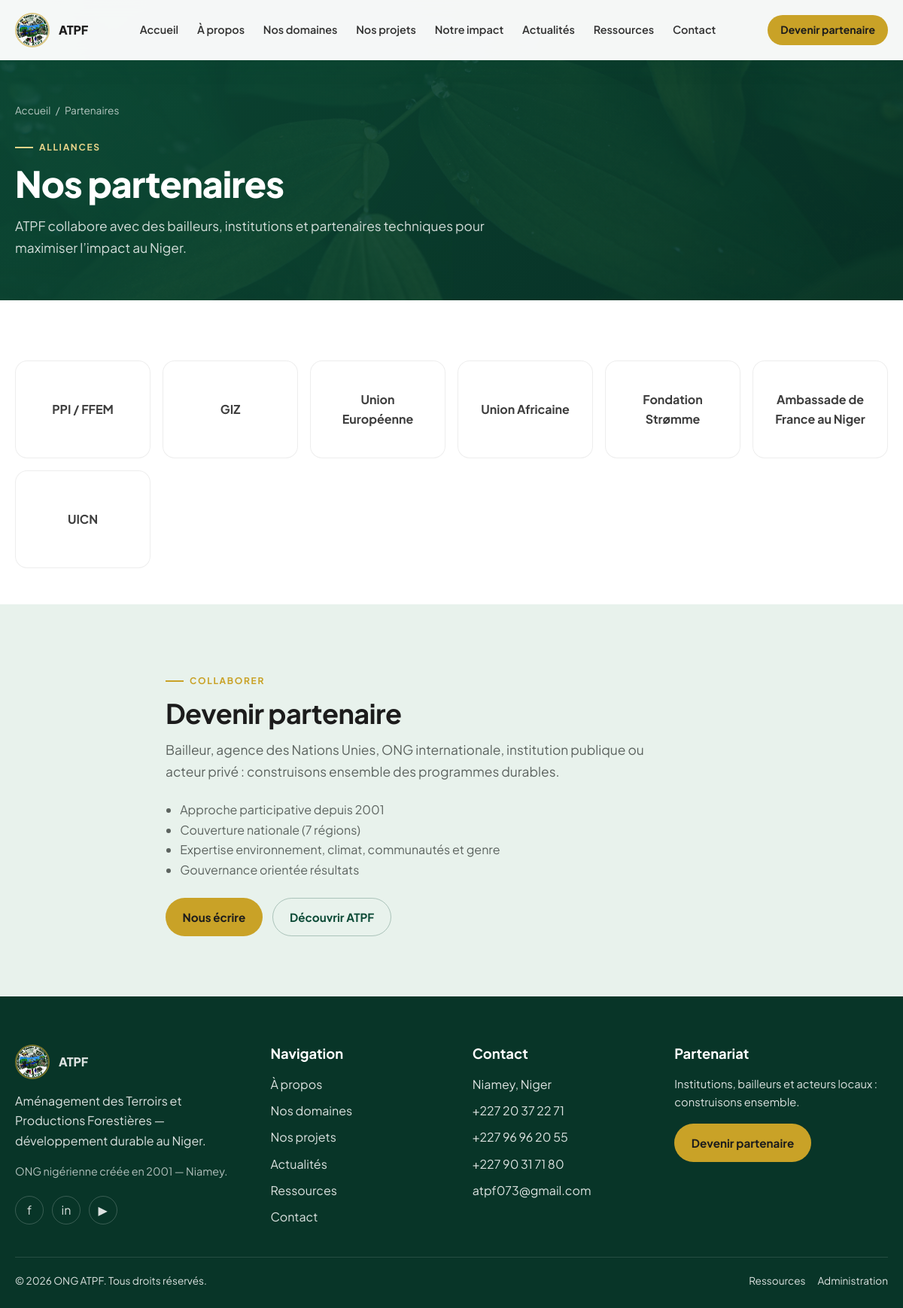
/partenaires, run on the app's committed database.
### tables this page shows
CREATE TABLE partners (
  id INT UNSIGNED AUTO_INCREMENT PRIMARY KEY,
  name VARCHAR(190) NOT NULL,
  slug VARCHAR(190) NOT NULL UNIQUE,
  logo VARCHAR(255) NULL,
  website VARCHAR(255) NULL,
  description TEXT NULL,
  partner_type ENUM('bailleur','technique','institutionnel','reseau','autre') DEFAULT 'bailleur',
  sort_order INT NOT NULL DEFAULT 0,
  is_published TINYINT(1) NOT NULL DEFAULT 1,
  created_at DATETIME NOT NULL DEFAULT CURRENT_TIMESTAMP
);

### app/Controllers/PageController.php (called while the page is built, shortened)
<?php
class PageController extends Controller
{
    public function partners(): void
    {
        view('pages/partenaires', $this->seo(
            'Nos partenaires | ATPF Niger',
            'Bailleurs, partenaires techniques et institutionnels qui soutiennent l\'action d\'ATPF au Niger.'
        ) + [
            'partners' => Partner::published(),
        ]);
    }
}

### index.php (called while the page is built, shortened)
<?php
$router = new Router();
$router->get('/', [HomeController::class, 'index']);
$router->get('/a-propos', [PageController::class, 'about']);
$router->get('/domaines', [PageController::class, 'domains']);
$router->get('/projets', [ProjectController::class, 'index']);
$router->get('/projets/{slug}', [ProjectController::class, 'show']);
$router->get('/impact', [PageController::class, 'impact']);
$router->get('/actualites', [NewsController::class, 'index']);
$router->get('/actualites/{slug}', [NewsController::class, 'show']);
$router->get('/ressources', [PageController::class, 'resources']);
$router->get('/partenaires', [PageController::class, 'partners']);
$router->get('/contact', [PageController::class, 'contact']);
$router->post('/contact', [PageController::class, 'contactSubmit']);
$router->get('/api/regions/{slug}', [ApiController::class, 'region']);
$router->get('/admin/login', [AdminController::class, 'loginForm']);
$router->post('/admin/login', [AdminController::class, 'login']);
$router->get('/admin/logout', [AdminController::class, 'logout']);
$router->get('/admin', [AdminController::class, 'dashboard']);
$router->get('/admin/projets', [AdminController::class, 'projects']);
$router->get('/admin/projets/create', [AdminController::class, 'projectForm']);
$router->get('/admin/projets/edit/{id}', [AdminController::class, 'projectForm']);
$router->post('/admin/projets/save', [AdminController::class, 'projectSave']);
$router->post('/admin/projets/delete', [AdminController::class, 'projectDelete']);
$router->get('/admin/actualites', [AdminController::class, 'news']);
$router->get('/admin/actualites/create', [AdminController::class, 'newsForm']);
$router->get('/admin/actualites/edit/{id}', [AdminController::class, 'newsForm']);
$router->post('/admin/actualites/save', [AdminController::class, 'newsSave']);
$router->post('/admin/actualites/delete', [AdminController::class, 'newsDelete']);
$router->get('/admin/partenaires', [AdminController::class, 'partners']);
$router->post('/admin/partenaires/save', [AdminController::class, 'partnerSave']);
$router->post('/admin/partenaires/delete', [AdminController::class, 'partnerDelete']);
$router->get('/admin/chiffres', [AdminController::class, 'stats']);
$router->post('/admin/chiffres/save', [AdminController::class, 'statsSave']);
$router->get('/admin/messages', [AdminController::class, 'messages']);
$router->post('/admin/messages/read', [AdminController::class, 'messageRead']);
$router->get('/admin/ressources', [AdminController::class, 'resources']);
$router->post('/admin/ressources/save', [AdminController::class, 'resourceSave']);
$router->dispatch($_SERVER['REQUEST_METHOD'], $_SERVER['REQUEST_URI'] ?? '/');

### app/Database.php (called while the page is built, shortened)
<?php
class Database
{
    private static ?PDO $pdo = null;
    public static function connect(array $config): void
    {
        $dsn = sprintf(
            'mysql:host=%s;port=%s;dbname=%s;charset=utf8mb4',
            $config['host'],
            $config['port'],
            $config['database']
        );
        self::$pdo = new PDO($dsn, $config['username'], $config['password'], [
            PDO::ATTR_ERRMODE => PDO::ERRMODE_EXCEPTION,
            PDO::ATTR_DEFAULT_FETCH_MODE => PDO::FETCH_ASSOC,
            PDO::ATTR_EMULATE_PREPARES => false,
            PDO::MYSQL_ATTR_INIT_COMMAND => "SET NAMES utf8mb4 COLLATE utf8mb4_unicode_ci",
        ]);
        self::$pdo->exec("SET NAMES utf8mb4 COLLATE utf8mb4_unicode_ci");
    }
    public static function pdo(): PDO
    {
        return self::$pdo;
    }
    public static function query(string $sql, array $params = []): PDOStatement
    {
        $stmt = self::pdo()->prepare($sql);
        $stmt->execute($params);
        return $stmt;
    }
    public static function fetchAll(string $sql, array $params = []): array
    {
        return self::query($sql, $params)->fetchAll();
    }
}

### app/Models/Partner.php (called while the page is built, shortened)
<?php
class Partner
{
    public static function published(): array
    {
        return Database::fetchAll(
            'SELECT * FROM partners WHERE is_published = 1 ORDER BY sort_order ASC, name ASC'
        );
    }
}

### views/pages/partenaires.php (the view, shortened to what this page needs)
<section class="page-hero">
  <div class="container">
    <nav class="breadcrumb" aria-label="Fil d'Ariane">
      <a href="<?= base_path() ?>">Accueil</a><span>/</span><span>Partenaires</span>
    </nav>
    <p class="eyebrow">Alliances</p>
    <h1 class="h1">Nos partenaires</h1>
    <p class="lead">ATPF collabore avec des bailleurs, institutions et partenaires techniques pour maximiser l’impact au Niger.</p>
  </div>
</section>
<section class="section section-partners">
  <div class="container">
    <div class="partners-grid" style="display:grid;grid-template-columns:repeat(auto-fit,minmax(180px,1fr));gap:1rem">
      <?php foreach ($partners as $partner): ?>
        <a class="partner-logo" style="min-height:130px;display:flex;flex-direction:column;align-items:center;justify-content:center;gap:.5rem;background:#fff;border:1px solid rgba(12,74,54,.1);border-radius:1rem;padding:1.25rem;text-align:center"
           href="<?= e($partner['website'] ?: '#') ?>"
           <?= $partner['website'] ? 'target="_blank" rel="noopener"' : '' ?>>
          <strong><?= e($partner['name']) ?></strong>
        </a>
      <?php endforeach; ?>
    </div>
  </div>
</section>
<section class="section bg-green-pale" id="devenir-partenaire">
  <div class="container" style="max-width:760px">
    <p class="eyebrow">Collaborer</p>
    <h2 class="h2">Devenir partenaire</h2>
    <p class="lead">Bailleur, agence des Nations Unies, ONG internationale, institution publique ou acteur privé : construisons ensemble des programmes durables.</p>
    <ul style="list-style:disc;padding-left:1.2rem;color:var(--adk-muted);margin:1.5rem 0">
      <li>Approche participative depuis 2001</li>
      <li>Couverture nationale (7 régions)</li>
      <li>Expertise environnement, climat, communautés et genre</li>
      <li>Gouvernance orientée résultats</li>
    </ul>
    <div class="hero-actions">
      <a class="btn btn-primary" href="<?= base_path('contact') ?>">Nous écrire</a>
      <a class="btn btn-outline" href="<?= base_path('a-propos') ?>">Découvrir ATPF</a>
    </div>
  </div>
</section>

### app/Router.php (shortened to what this page needs)
<?php
class Router
{
    private array $routes = [];
    private function add(string $method, string $path, callable|array $handler): void
    {
        $this->routes[] = compact('method', 'path', 'handler');
    }
    public function dispatch(string $method, string $uri): void
    {
        $path = parse_url($uri, PHP_URL_PATH) ?: '/';
        $base = rtrim((string) config('base_path'), '/');
        if ($base && str_starts_with($path, $base)) {
            $path = substr($path, strlen($base)) ?: '/';
        }
        $path = '/' . trim($path, '/');
        if ($path !== '/') {
            $path = rtrim($path, '/');
        }
        foreach ($this->routes as $route) {
            $pattern = preg_replace('#\{([a-zA-Z_]+)\}#', '(?P<$1>[^/]+)', $route['path']);
            $pattern = '#^' . $pattern . '$#';
            if (!preg_match($pattern, $path, $matches)) {
                continue;
            }
            $params = array_filter($matches, 'is_string', ARRAY_FILTER_USE_KEY);
            $handler = $route['handler'];
            if (is_array($handler)) {
                [$class, $action] = $handler;
                $controller = new $class();
                call_user_func_array([$controller, $action], $params);
                return;
            }
            return;
        }
    }
}

### assets/css/app.css (style rules this page uses)
:root { --adk-green: #0c4a36; --adk-green-deep: #083528; --adk-green-soft: #1a6b4f; --adk-green-pale: #e8f2ec; --adk-gold: #c9a227; --adk-gold-soft: #e8d48a; --adk-cream: #f7f4ef; --adk-beige: #ede6d9; --adk-ink: #1c1c1c; --adk-muted: #5c635f; --adk-white: #ffffff; --adk-radius: 1rem; --header-h: 5rem; --font-sans: "Plus Jakarta Sans", "Segoe UI", sans-serif; }
*, *::before, *::after { box-sizing: border-box; }
html { scroll-behavior: smooth; }
body { margin: 0; font-family: var(--font-sans); color: var(--adk-ink); background: var(--adk-cream); line-height: 1.65; -webkit-font-smoothing: antialiased; }
a { color: inherit; text-decoration: none; }
.container { width: min(1180px, calc(100% - 2.5rem)); margin-inline: auto; }
.eyebrow { display: inline-flex; align-items: center; gap: .5rem; font-size: .75rem; font-weight: 700; letter-spacing: .14em; text-transform: uppercase; color: var(--adk-gold); }
.eyebrow::before { content: ""; width: 1.5rem; height: 2px; background: currentColor; }
.h1 { font-size: clamp(2.2rem, 5vw, 3.75rem); line-height: 1.08; font-weight: 700; letter-spacing: -.02em; margin: 0 0 1rem; }
.h2 { font-size: clamp(1.75rem, 3vw, 2.5rem); line-height: 1.15; font-weight: 700; letter-spacing: -.015em; margin: 0 0 .85rem; }
.lead { font-size: 1.085rem; color: var(--adk-muted); max-width: 40rem; margin: 0; }
.btn { display: inline-flex; align-items: center; justify-content: center; gap: .55rem; min-height: 3rem; padding: .75rem 1.35rem; border-radius: 999px; border: 1.5px solid transparent; font-weight: 650; font-size: .95rem; transition: .25s ease; cursor: pointer; white-space: nowrap; }
.btn-primary { background: var(--adk-gold); color: var(--adk-ink); }
.btn-outline { background: transparent; color: var(--adk-green); border-color: rgba(12,74,54,.28); }
.hero-actions { display: flex; flex-wrap: wrap; gap: .85rem; margin-top: 1.75rem; }
.section { padding: 5rem 0; }
.bg-green-pale { background: var(--adk-green-pale); }
.partner-logo { height: 88px; display: grid; place-items: center; background: #fff; border: 1px solid rgba(12,74,54,.08); border-radius: .9rem; padding: .75rem; transition: transform .25s ease, border-color .25s ease; filter: grayscale(1); opacity: .85; }
.page-hero { padding: 8.5rem 0 3.5rem; background: linear-gradient(135deg, rgba(12,74,54,.94), rgba(8,53,40,.88)), url('../images/atpf/hero.jpg') center/cover; color: #fff; }
.page-hero .lead { color: rgba(255,255,255,.82); }
.page-hero .eyebrow { color: var(--adk-gold-soft); }
.page-hero .breadcrumb { color: rgba(255,255,255,.7); }
.hero-actions { margin-top: 1.25rem; }
.section-partners { background: #fff; padding-bottom: 3rem; overflow: hidden; }
:root { --atpf-green: var(--adk-green); --forest: var(--adk-green); --forest-deep: var(--adk-green-deep); --leaf: var(--adk-green-soft); --gold: var(--adk-gold); --cream: var(--adk-cream); --ink: var(--adk-ink); --muted: var(--adk-muted); --white: var(--adk-white); --line: rgba(12,74,54,.12); --font-display: var(--font-sans); --font-body: var(--font-sans); }
.page-hero .h1, .page-hero h1 { font-size: clamp(2rem, 4vw, 3.2rem); margin:0 0 1rem; font-weight:800; letter-spacing:-.02em; }
.breadcrumb { display:flex; flex-wrap:wrap; gap:.4rem; font-size:.85rem; margin-bottom:1rem; }

### data on the page
partners: name "PPI / FFEM"
partners: name "GIZ"
partners: name "Union Européenne"
partners: name "Union Africaine"
partners: name "Fondation Strømme"
partners: name "Ambassade de France au Niger"
partners: name "UICN"

### other printed values
$m "+227 96 96 20 55"
$m "+227 90 31 71 80"
